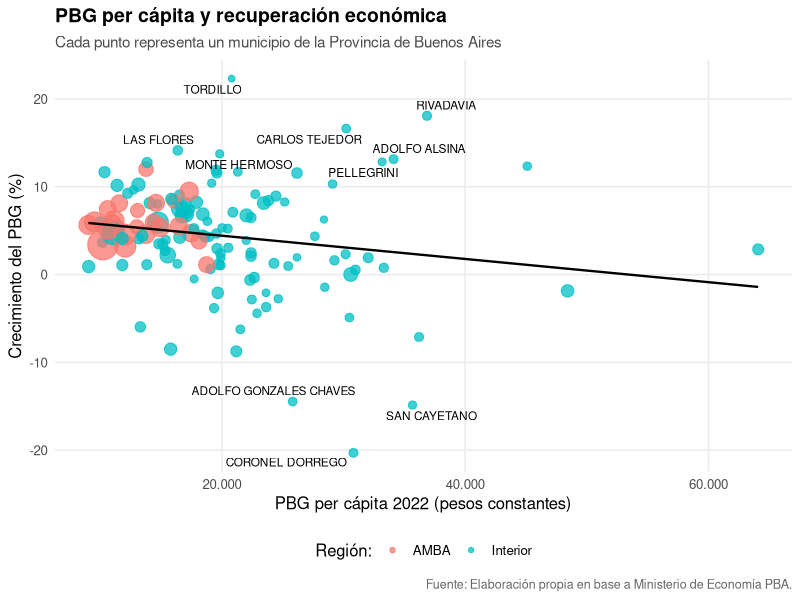

This figure's R source: (Note: this script raises an error after producing the figure.)
#===============================================================================
# TRABAJO PRÁCTICO INTEGRADOR
# Ciencia de Datos para Economía y Negocios - FCE UBA
#
# Script: 06_graficos.R
#===============================================================================

# Limpieza del entorno
rm(list = ls())

# Carga de librerías
library(tidyverse)
library(ggrepel)
library(scales)
library(viridis)
library(here)
library(ggridges)

#===============================================================================
# 1. CARGA Y PREPARACIÓN DE DATOS
#===============================================================================

datos <- read_csv(
  here("input", "base_municipios.csv"),
  show_col_types = FALSE
)

#===============================================================================
# 1.1 ADAPTACIÓN DE NOMBRES DE VARIABLES
#===============================================================================
# El resto del script fue escrito contra nombres provisorios
# (pbg_per_capita_2022, crecimiento_pbg). Se crean como alias de las
# variables reales que entrega 01_limpieza.R para no reescribir cada gráfico.
datos <- datos %>%
  mutate(
    pbg_per_capita_2022 = PBG_per_capita,
    crecimiento_pbg      = Variacion_Total
  )

# Verificación de paquetes específicos de este script (no están en
# 00_configuracion.R): si faltan, se informa con un mensaje claro en vez
# de un error críptico de "could not find function".
paquetes_graficos <- c("viridis", "ggridges")
faltantes_graficos <- paquetes_graficos[
  !paquetes_graficos %in% installed.packages()[, "Package"]
]
if (length(faltantes_graficos) > 0) {
  stop(
    paste0(
      "\nFaltan instalar los siguientes paquetes para 06_graficos.R:\n\n",
      paste(faltantes_graficos, collapse = "\n"),
      "\n\nInstalalos con install.packages(c(\"viridis\", \"ggridges\"))\n"
    )
  )
}

# Configuración del tema global para gráficos
theme_set(
  theme_minimal(base_size = 12) +
    theme(
      plot.title = element_text(face = "bold", size = 14),
      plot.subtitle = element_text(size = 11, color = "gray30"),
      plot.caption = element_text(color = "gray40", size = 9),
      legend.position = "bottom",
      panel.grid.minor = element_blank()
    )
)

#===============================================================================
# 2. SCATTERPLOT (PBG Per Cápita vs Crecimiento)
#===============================================================================

datos_limpios <- datos %>% drop_na(pbg_per_capita_2022, crecimiento_pbg)

grafico_scatter <- ggplot(datos_limpios, aes(x = pbg_per_capita_2022, y = crecimiento_pbg)) + 
  geom_point(
    aes(color = region, size = poblacion),
    alpha = 0.75
  ) +
  geom_smooth(
    method = "lm",
    se = FALSE,
    color = "black",
    linewidth = 0.8
  ) +
  geom_text_repel(
    data = datos_limpios %>% slice_max(abs(crecimiento_pbg), n = 10),
    aes(label = municipio),
    size = 3,
    max.overlaps = 20
  ) +
  scale_size_continuous(range = c(2, 10), guide = "none") +
  scale_x_continuous(labels = label_number(big.mark = ".", decimal.mark = ",")) +
  labs(
    title = "PBG per cápita y recuperación económica",
    subtitle = "Cada punto representa un municipio de la Provincia de Buenos Aires",
    x = "PBG per cápita 2022 (pesos constantes)",
    y = "Crecimiento del PBG (%)",
    color = "Región:",
    caption = "Fuente: Elaboración propia en base a Ministerio de Economía PBA."
  )

ggsave(
  here("output", "graficos", "scatter_pbg_percapita.png"),
  grafico_scatter, width = 9, height = 6, dpi = 300
)

#===============================================================================
# 3. RANKING DE CRECIMIENTO (Top 15)
#===============================================================================

ranking <- datos %>%
  arrange(desc(crecimiento_pbg)) %>%
  slice_head(n = 15) %>%
  mutate(municipio = forcats::fct_reorder(municipio, crecimiento_pbg))

grafico_ranking <- ggplot(ranking, aes(x = crecimiento_pbg, y = municipio)) +
  geom_col(fill = "#0072B2") +
  geom_text(
    aes(label = paste0(round(crecimiento_pbg, 1), "%")),
    hjust = -0.15, size = 3.2
  ) +
  scale_x_continuous(expand = expansion(mult = c(0, 0.08))) +
  labs(
    title = "Municipios con mayor recuperación económica",
    subtitle = "Top 15 según crecimiento del PBG real (2021-2022)",
    x = "Crecimiento (%)",
    y = NULL,
    caption = "Fuente: Ministerio de Economía de la Provincia de Buenos Aires."
  )

ggsave(
  here("output", "graficos", "top15_crecimiento.png"),
  grafico_ranking, width = 9, height = 7, dpi = 300
)

#===============================================================================
# 4. DISTRIBUCIÓN DEL CRECIMIENTO POR REGIÓN (Ridgeline Plot)
#===============================================================================

datos_distribucion <- datos %>% drop_na(crecimiento_pbg, region)

grafico_distribucion <- ggplot(datos_distribucion, aes(x = crecimiento_pbg, y = region, fill = region)) +
  geom_density_ridges(
    alpha = 0.85, 
    scale = 1.2, 
    rel_min_height = 0.01,
    color = "white"
  ) +
  scale_fill_viridis_d(option = "plasma", guide = "none") +
  theme_minimal(base_size = 12) +
  theme(
    panel.grid.major.y = element_blank(),
    panel.grid.minor.x = element_blank(),
    plot.title = element_text(face = "bold", size = 14)
  ) +
  labs(
    title = "Distribución del crecimiento económico por región",
    subtitle = "Variación del PBG real (2021-2022) según densidad de municipios",
    x = "Crecimiento del PBG (%)",
    y = NULL,
    caption = "Fuente: Elaboración propia en base a Ministerio de Economía PBA."
  )

ggsave(
  here("output", "graficos", "07_distribucion_regional.png"),
  grafico_distribucion, width = 9, height = 6, dpi = 300
)

#===============================================================================
# FINALIZACIÓN
#===============================================================================

cat("\n----------------------------------------------------------\n")
cat("Proceso finalizado. Los gráficos han sido guardados en 'output/graficos/'.\n")
cat("----------------------------------------------------------\n")
